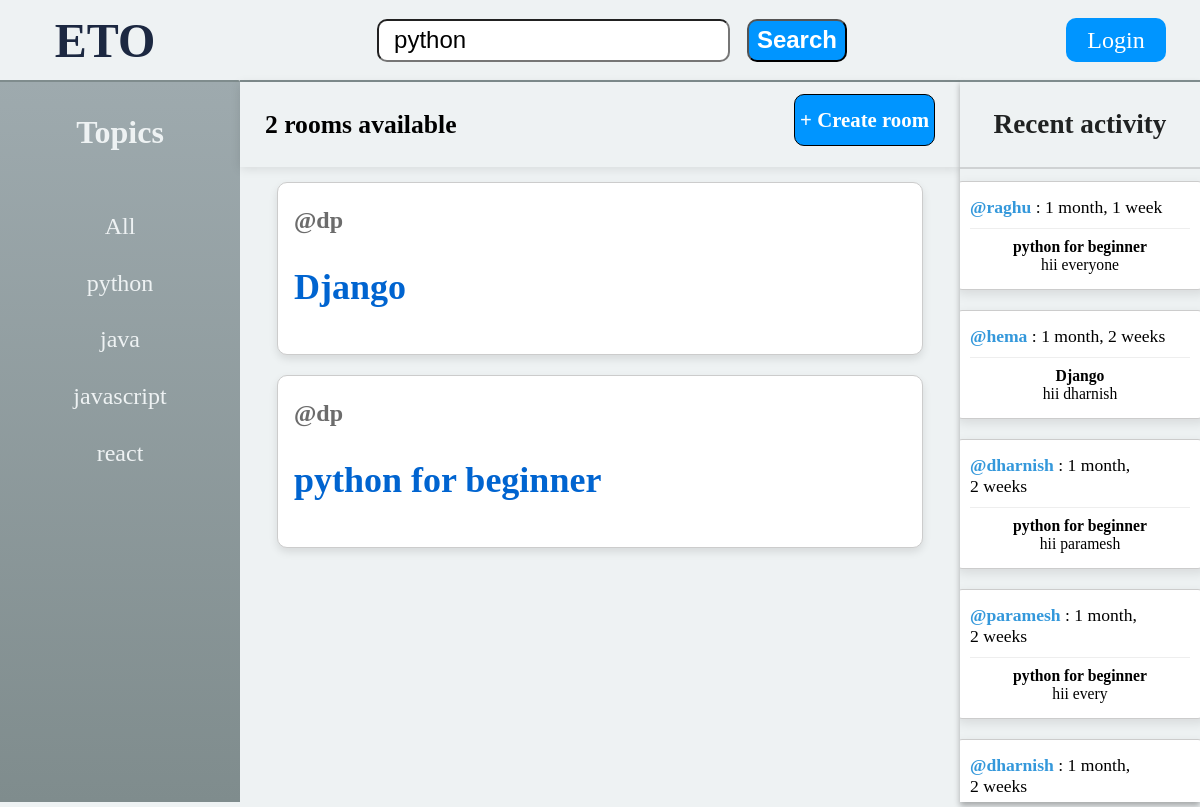
The page /?q=python on the database its author committed.
### base/models.py (models this page shows, shortened)
class Topic(models.Model):
    name = models.CharField(max_length = 200)

class Room(models.Model):
    host = models.ForeignKey(User,on_delete=models.SET_NULL,null=True)
    topic = models.ForeignKey(Topic,on_delete=models.SET_NULL,null=True)
    name = models.CharField(max_length = 200)
    description = models.TextField(null = True)
    participants = models.ManyToManyField(User,related_name="participants",blank=True)
    updated = models.DateTimeField(auto_now = True)
    created = models.DateTimeField(auto_now_add = True)
    class Meta:
        ordering = ['-created','-updated']
    def __str__(self):
        return self.name

class Message(models.Model):
    user = models.ForeignKey(User,on_delete=models.CASCADE)
    room = models.ForeignKey(Room,on_delete=models.CASCADE)
    body = models.TextField()
    updated = models.DateTimeField(auto_now = True)
    created = models.DateTimeField(auto_now_add = True)

### base/views.py (the view)
# urls.py: path('',views.home,name="home"),
def home(request):
    topics = Topic.objects.all()
    q = request.GET.get('q') if request.GET.get('q')!=None else ""
    data = Room.objects.filter(
        Q(topic__name__icontains=q) |
        Q(name__icontains=q)
        )
    roomcount = data.count()
    room_messages = Message.objects.filter(Q(room__topic__name__icontains=q)).order_by('-created')
    context = {'data':data,'topic':topics,'search':q,'roomcount':roomcount,'loginpage':True,'room_message':room_messages}
    return render(request,"base/home.html",context)

### base/templates/base/home.html
{% extends "main.html" %}
{% block content %}
<div class="parent">
    <div class="topic">
        {% include 'base/topic_component.html' %}
    </div>
    <div class="center">
        <div>
            <div class='link'>
                <div>
                    <h2> {{roomcount}} rooms available </h2>
                </div>
                <div class='create'>
                    <a href = '{% url "create-room" %}'>+ Create room</a>
                </div>
            </div>
            <div class="room">
                {% include 'base/feed_component.html' %}
            </div>
        </div>
    </div>
    <div class="activity_part">
        {% include 'base/activity_component.html' %}
    </div>
</div>
{% endblock content %}

### base/templates/base/topic_component.html
<div><p>Topics</p></div>
<div class='all'> <a href="{% url 'home' %}"> All </a> </div>
{% for t in topic %}
    <div class='remaining'> <a href="{% url 'home' %}?q={{t.name}}"> {{t.name}} </a> </div>
{% endfor %}

### base/templates/base/feed_component.html (shortened to what this page needs)
<div class="activity">
{% for d in data %}
    <div class="feed_cards">
        <div class="profile_name"><h4> <a href="{% url 'profile' d.host.id %}"><span> @{{d.host}} </span></a> </h4></div>
        <h2> <a href='{% url "room" d.id %}'> {{d.name}} </a> </h2>
     </div>
{% endfor %}
</div>

### base/templates/base/activity_component.html
<div class="recent">
    <h3> Recent activity </h3>
</div>
<div class='cards'>
    {% for messag in room_message%}
        <div class="card">
            <a href="{% url 'profile' messag.user.id %}"><span> @{{messag.user}} </span></a>
            : {{messag.created | timesince}}
            <hr/>
            <div class="room_name">
                {{messag.room}}
            </div>
            <div>
                {{messag.body}}
            </div>
        </div>
    {% endfor %}
</div>

### static/styles/main.css (style rules this page uses)
body { margin: 0px; font-size: 25px; background-color: #eef2f3; }
.parent { display: grid; grid-template-columns: 1fr 3fr 1fr; }
.parent > .topic { display: flex; flex-direction: column; gap: 4%; align-items: center; background: linear-gradient(to bottom, #9eaaae, #7f8c8d); color:#eef2f3; border-top-right-radius: 2px; height: 90vh; border-top: 2px solid #7f8c8d; }
.parent > .topic > div > p { font-size: 2rem; font-weight: bolder; display:inline-block; }
.parent > .topic > div > a { text-decoration: none; color:#eef2f3; font-size: 1.5rem; }
.parent > .activity_part { display: flex; align-items: center; flex-direction: column; background-color: #eef2f3; height: 90vh; overflow: auto; border-top: 2px solid #7f8c8d; box-shadow: 0 4px 6px rgba(0, 0, 0, 0.3); }
.parent > .activity_part > div > h3 { text-align: center; font-size: 1.7rem; color: #202222; }
.parent > .activity_part > div.cards { overflow: auto; border-top: 2px solid rgba(136, 136, 136, 0.3); }
.cards { display: flex; flex-wrap: wrap; justify-content: space-around; padding: 2px; }
.card { border: 1px solid #ccc; border-radius: 8px; box-shadow: 2px 4px 12px rgba(0, 0, 0, 0.1); margin: 10px; padding: 15px; flex-shrink: 1; width: 220px; background-color: #fff; font-size: 1.1rem; }
.card a { text-decoration: none; color: #3498db; font-weight: bold; }
.card hr { margin-top: 10px; border: none; border-top: 1px solid #eee; }
.card div { font-size: 0.98rem; text-align: center; }
.card > div.room_name { font-weight: bold; }
.card span { font-weight: bold; }
.parent > .center { background-color: #eef2f3; border-top: 2px solid #7f8c8d; }
.parent > .center > div > .room > .activity { height: 80vh; overflow: auto; }
.parent > .center > div > div.link { display: flex; justify-content: space-between; padding: 6.5px 25px 6.5px 25px; box-shadow: 0 2px 10px rgba(0, 0, 0, 0.1); }
.parent > .center > div > div.link > div > h2 { align-self: flex-end; font-size: 1.6rem; }
.parent > .center > div > div.link > div > a { text-decoration: none; color: #fff; }
.parent > .center > div > div.link > div > a { font-size: 1.3rem; }
.parent > .center > div > div.link > div.create { display: flex; flex-direction: column; justify-content: center; height: 40px; background-color: #0095ff; border: 1px solid black; border-radius: 10px; text-align: center; transition: all 0.5s; position: relative; top: 5px; font-weight: bolder; padding: 5px; transition: all 0.3s; }
.activity { display: flex; flex-direction: column; gap: 20px; align-items:center; justify-content: start; box-sizing: border-box; padding-bottom: 30px; }
.feed_cards { font-size: 1.5rem; width: 85%; border: 1px solid #ccc; border-radius: 10px; padding: 16px; box-shadow: 0 4px 8px rgba(0, 0, 0, 0.1); background-color: #fff; position: relative; top: 15px; }
.feed_cards .profile_name h4 a { text-decoration: none; color: #6c6c6c; transition: all 0.5s; }
.feed_cards h2 a { text-decoration: none; color: #0064d0; transition: all 0.3s; }
.feed_cards h4 { margin-top: 8px; }

### rows shown on the page
Topic: name "python"
Topic: name "java"
Topic: name "javascript"
Topic: name "react"
Room: host "dp", name "Django"
Room: host "dp", name "python for beginner"
Message: user "raghu", created "1 month, 1 week", room "python for beginner", body "hii everyone"
Message: user "hema", created "1 month, 2 weeks", room "Django", body "hii dharnish"
Message: user "dharnish", created "1 month, 2 weeks", room "python for beginner", body "hii paramesh"
Message: user "paramesh", created "1 month, 2 weeks", room "python for beginner", body "hii every"
Message: user "dharnish", created "1 month, 2 weeks"

### other values the page prints
{{ roomcount }} "2"
